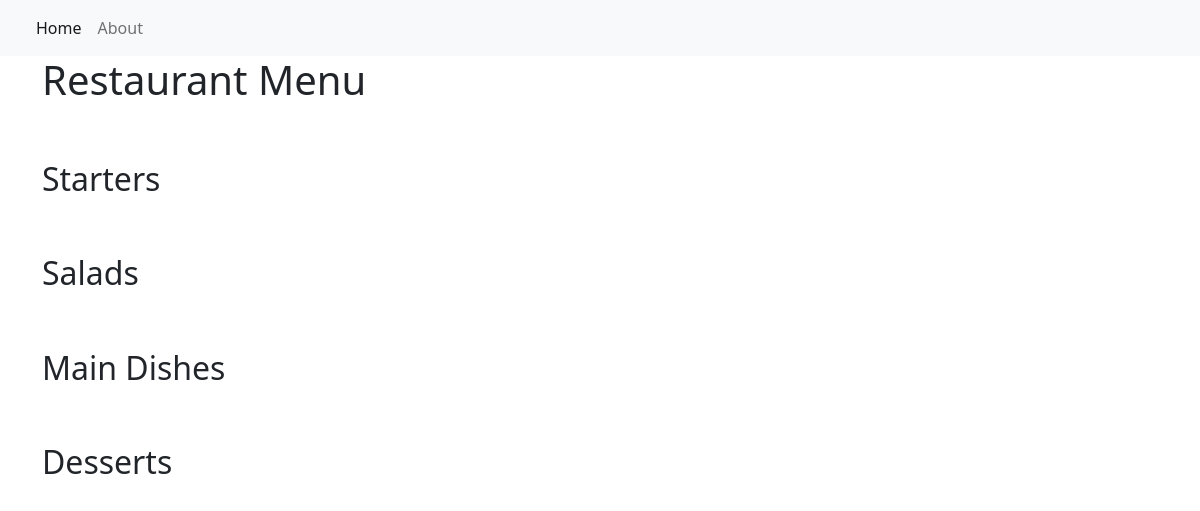
The app's page /, older data.
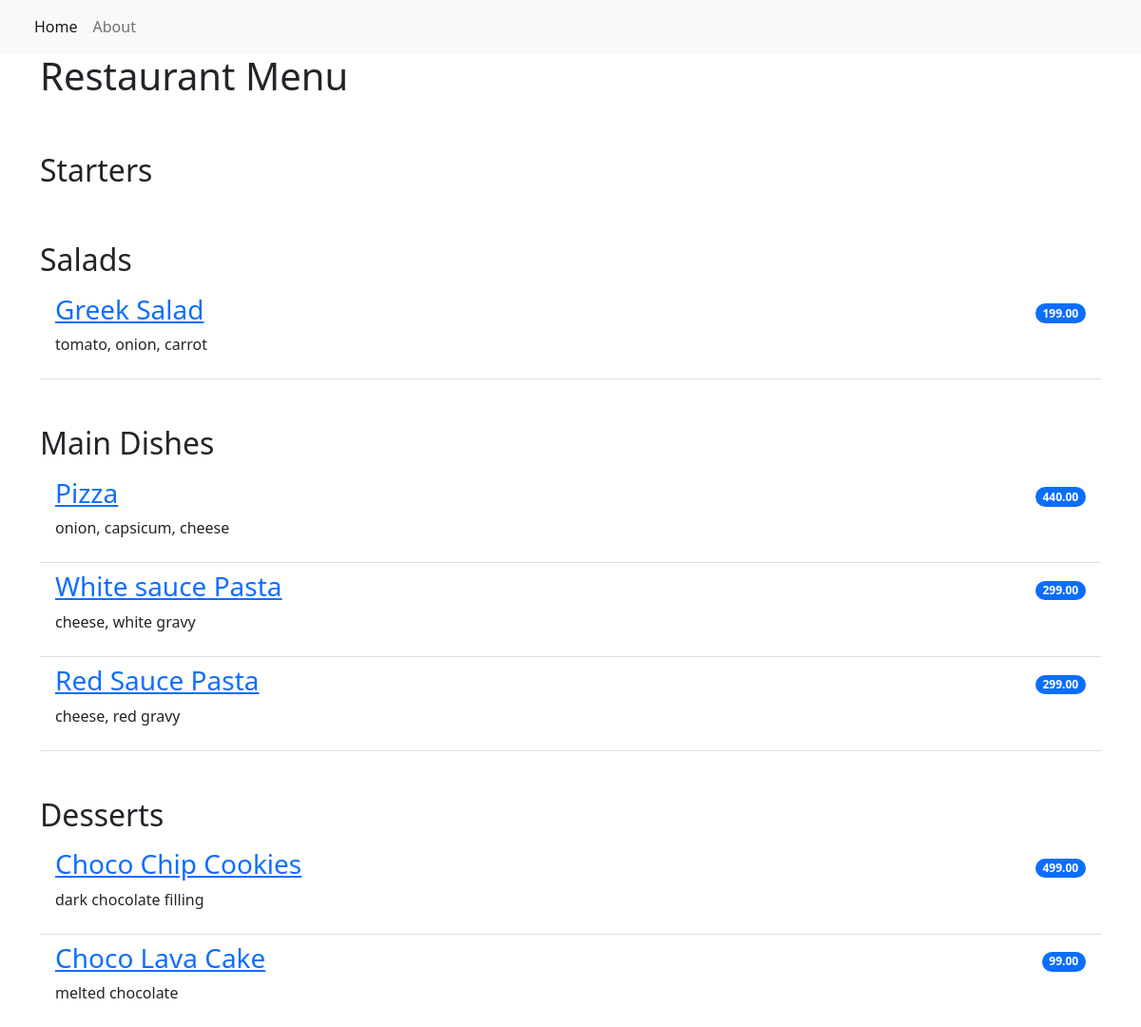
The same page, newer data.
### restaurant_menu/models.py (models this page shows, shortened)
class Item(models.Model):
    meal = models.CharField(max_length=1000, unique=True)
    description = models.CharField(max_length=2000)
    price = models.DecimalField(max_digits=10, decimal_places=2)
    meal_type = models.CharField(max_length=200, choices=MEAL_TYPE)
    author = models.ForeignKey(User, on_delete=models.PROTECT)
    status = models.IntegerField(choices=STATUS, default=1)
    date_created = models.DateTimeField(auto_now_add=True)
    date_updated = models.DateTimeField(auto_now=True)

### restaurant_menu/views.py (the view)
# urls.py: path('', views.MenuList.as_view(), name='home'),
class MenuList(generic.ListView):
    queryset = Item.objects.order_by("date_created")
    template_name = "index.html"
    def get_context_data(self, *, object_list=None, **kwargs):
        context = super().get_context_data(**kwargs)
        context["meals"] = MEAL_TYPE
        return context

### templates/index.html
{% extends 'base.html' %}
{% block content %}
<div class="container">
    <h1>Restaurant Menu</h1>
    <ul class="list-group list-group-flush">
        {% for meal in meals %}
            <h2 class="pt-5">{{ meal.1 }}</h2>
                {% for row in item_list %}
                    {% if row.meal_type == meal.0 %}
                        {% if row.status == 0 %}
                        <li class="list-group-item d-flex justify-content-between align-items-center border-0 pb-0">
                            <a href="{% url 'menu_item' row.pk %}"><h3><del>{{ row.meal }}</del></h3></a>
                            <span class="badge bg-primary rounded-pill">{{ row.price}}</span>
                        </li>
                        <li class="list-group-item pt-0">
                            <p>{{ row.description }}</p>
                        </li>
                        {% else %}
                        <li class="list-group-item d-flex justify-content-between align-items-center border-0 pb-0">
                            <a href="{% url 'menu_item' row.pk %}"><h3>{{ row.meal }}</h3></a>
                            <span class="badge bg-primary rounded-pill">{{ row.price}}</span>
                        </li>
                        <li class="list-group-item pt-0">
                            <p>{{ row.description }}</p>
                        </li>
                        {% endif %}
                    {% endif %}
                {% endfor %}
        {% endfor %}
    </ul>
</div>
{% endblock content %}

### templates/base.html (shortened to what this page needs)
<!DOCTYPE html>
<html lang="en">
    <head>
        <link href="https://cdn.jsdelivr.net/npm/bootstrap@5.2.0-beta1/dist/css/bootstrap.min.css" rel="stylesheet">
    </head>
    <body>
        <nav class="navbar navbar-expand-lg bg-light">
            <div class="container-fluid">
                <div class="collapse navbar-collapse" id="navbarNav">
                    <ul class="navbar-nav">
                         <li class="nav-item">
                            <a class="nav-link active" aria-current="page" href="{% url 'home' %}">Home</a>
                        </li>
                        <li class="nav-item">
                            <a class="nav-link" aria-current="page" href="{% url 'home' %}">About</a>
                        </li>
                    </ul>
                </div>
            </div>
        </nav>
        {% block content %}
        {% endblock content %}
    </body>
</html>

Row changes from the older to the newer data that the page shows:
added Item: meal "Greek Salad", price "199.00", description "tomato, onion, carrot", shown under "Salads"
added Item: meal "Pizza", price "440.00", description "onion, capsicum, cheese", shown under "Main Dishes"
added Item: meal "White sauce Pasta", price "299.00", description "cheese, white gravy", shown under "Main Dishes"
added Item: meal "Red Sauce Pasta", price "299.00", description "cheese, red gravy", shown under "Main Dishes"
added Item: meal "Choco Chip Cookies", price "499.00", description "dark chocolate filling", shown under "Desserts"
added Item: meal "Choco Lava Cake", price "99.00", description "melted chocolate", shown under "Desserts"
